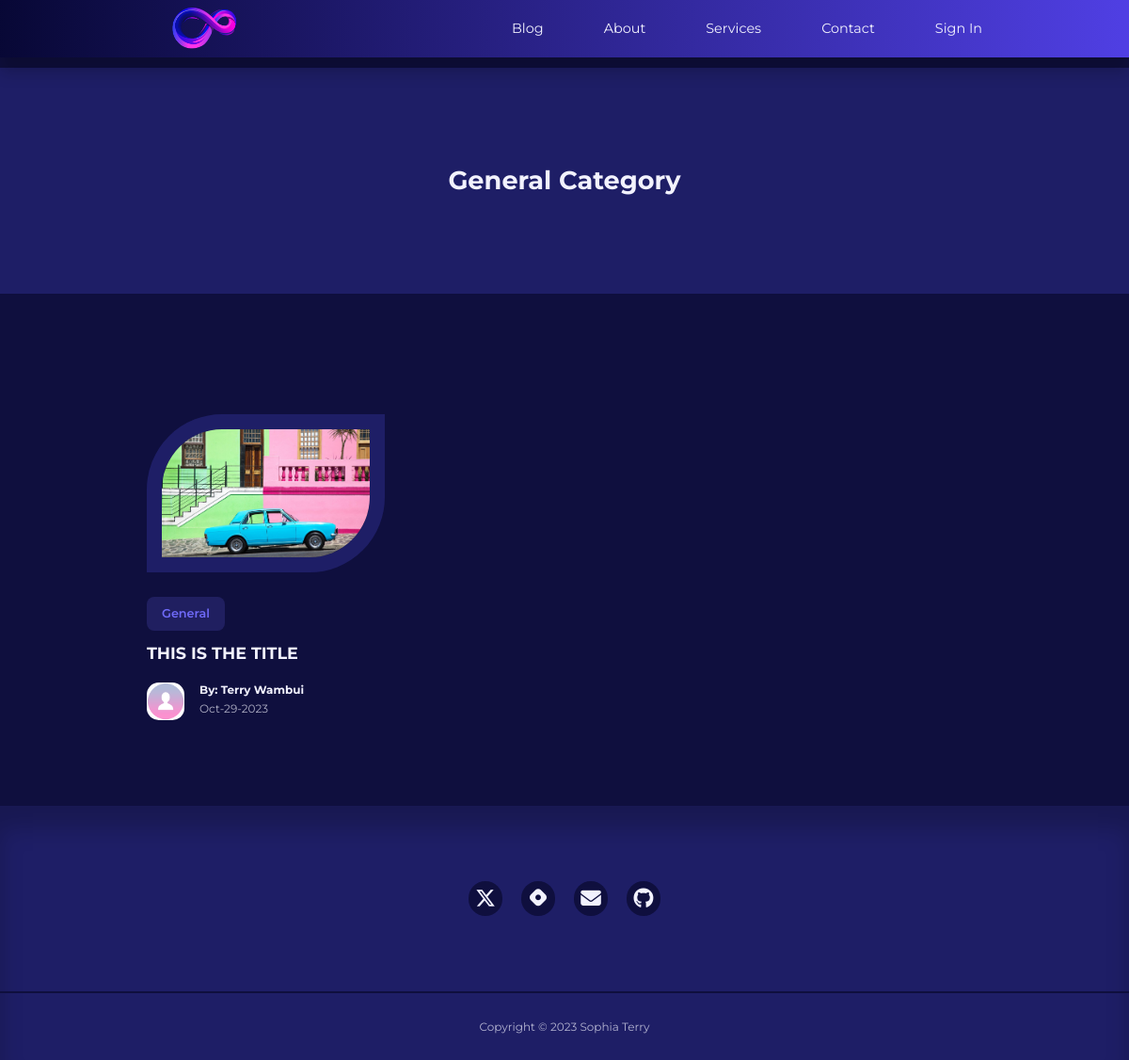
Page /category/General on the earlier database version.
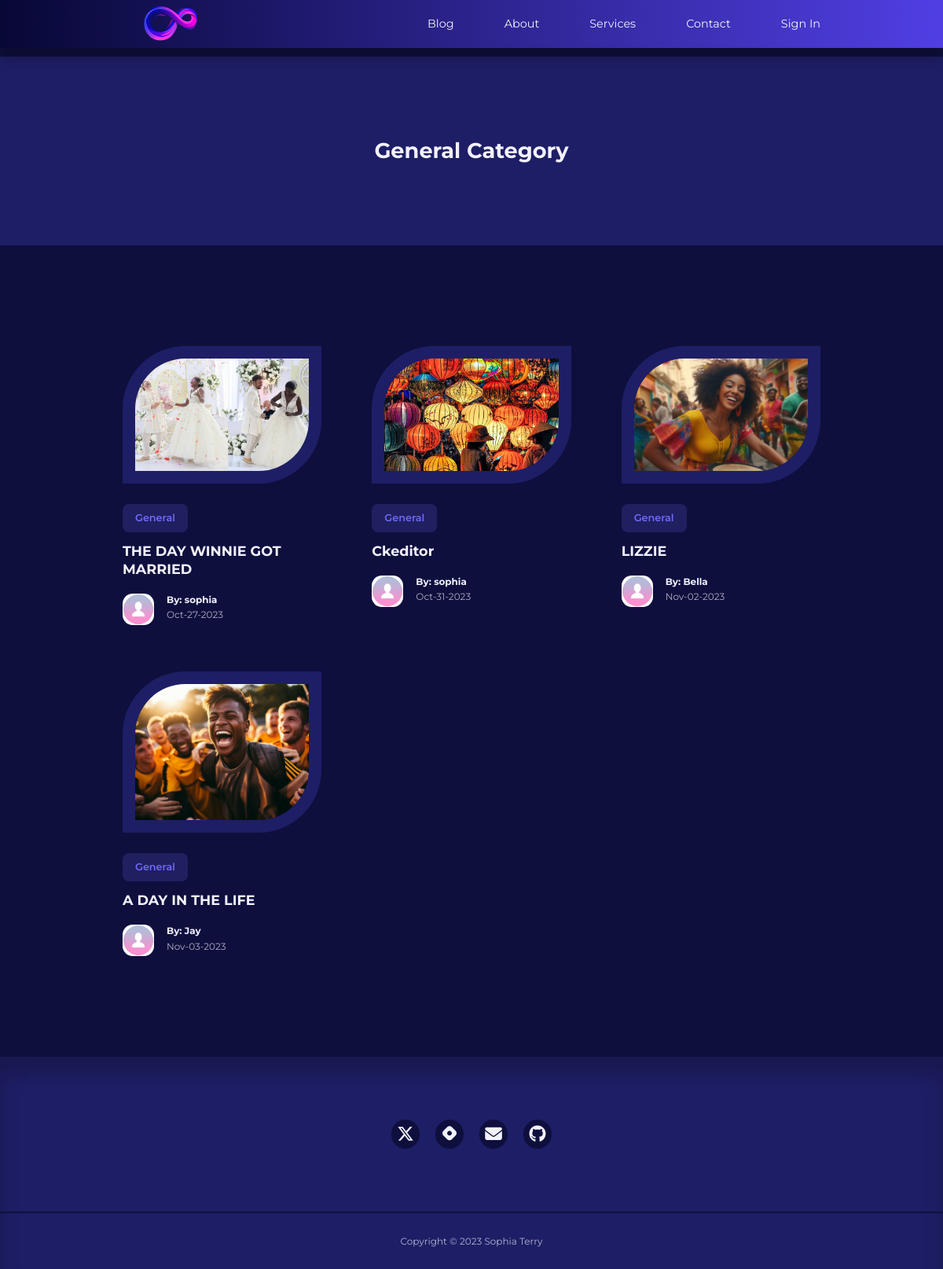
Same page on the later database version.
### app/models.py (models this page shows, shortened)
class Post(db.Model):
    id = db.Column(db.Integer, primary_key=True)
    title = db.Column(db.String(120))
    content = db.Column(db.Text)
    image = db.Column(db.String(120), nullable=True)
    timestamp = db.Column(db.DateTime, index=True, default=datetime.utcnow)
    user_id = db.Column(db.Integer, db.ForeignKey('user.id', name='fk_user_id'))
    category_id = db.Column(db.Integer, db.ForeignKey('category.id', name='fk_category_id'))
    category = db.relationship('Category', backref=db.backref('posts', lazy=True))

class Category(db.Model):
    id = db.Column(db.Integer, primary_key=True)
    name = db.Column(db.String(20), unique=True, nullable=False)

class User(UserMixin, db.Model):
    id = db.Column(db.Integer, primary_key=True)
    username = db.Column(db.String(100), index=True, unique=True)
    email = db.Column(db.String(120), index=True, unique=True)
    password_hash = db.Column(db.String(128))
    picture = db.Column(db.String(120), nullable=True)
    posts = db.relationship('Post', backref='author', lazy='dynamic')
    about_me = db.Column(db.String(140))
    last_seen = db.Column(db.DateTime, default=datetime.utcnow)
    followed = db.relationship(
        'User', secondary=followers,
        primaryjoin=(followers.c.follower_id == id),
        secondaryjoin=(followers.c.followed_id == id),
        backref=db.backref('followers', lazy='dynamic'), lazy='dynamic'
    )

### app/routes.py (the view)
@app.route('/category/<category_name>')
def category(category_name):
    category_posts = Post.query.filter(Post.category.has(name=category_name)).all()
    authors = [post.author for post in category_posts]
    return render_template('category.html', category_name=category_name, category_posts=category_posts, authors=authors)

### app/routes.py (called while the page is built)
@app.before_request
def before_request():
    if current_user.is_authenticated:
        current_user.last_seen = datetime.utcnow()
        db.session.commit()

### app/templates/category.html
{% extends "base.html" %}
{% block content %}
 <header class="category__title">
        <h2>{{ category_name }} Category</h2>
</header>
  <section class="posts">
    <div class="container posts__container">
        {% for post in category_posts %}
            <article class="post">
            <div class="post__thumbnail">
                {% if post.image %}
                <img src="{{ url_for('static', filename='images/' + post.image) }}" alt="Post Image">
                {% else %}
                <img src="{{ url_for('static', filename='/images/blog18.jpg') }}" alt="Default Image">
                {% endif %}
            </div>
            <div class="post__info">
                <a href="{{ url_for('category', category_name=post.category.name) }}" class="category__button">{{ post.category.name}}</a>
                <h3 class="post__title"><a href="{{ url_for('single_post', post_id=post.id) }}">{{ post.title }}</a></h3>
                    <div class="post__author">
                        <div class="post__author-avator">
                            {% set author = authors[loop.index0] %}
                            {% if current_user.is_authenticated %}
                            <img src="{{ url_for('static', filename='images/' + author.picture) }}" alt="avatar">
                            {% else %}
                            <img src="{{ url_for('static', filename='/images/default_profile_pc.png') }}" alt="Default Image">
                            {% endif %}
                        </div>
                            <div class="post__author-info">
                            <a href="{{ url_for('user', username=post.author.username) }}">
                            <h5>By: {{post.author.username }}</h5></a>
                            <small> {{ post.timestamp.strftime('%b-%d-%Y') }}</small>
                        </div>
                    </div>
                </div>
        </article>
        {% endfor %}
    </div>
</section>
{% endblock %}

Differences in the rows shown:
no longer on this page (row edited): Post: image (picture), category.name "General", title "THIS IS THE TITLE", author.username "Terry Wambui", timestamp "Oct-29-2023"
now on this page (row edited): Post: image (picture), category.name "General", title "THE DAY WINNIE GOT MARRIED", author.username "sophia", timestamp "Oct-27-2023"
added Post: image (picture), category.name "General", title "Ckeditor", author.username "sophia", timestamp "Oct-31-2023"
added Post: image (picture), category.name "General", title "LIZZIE", author.username "Bella", timestamp "Nov-02-2023"
added Post: image (picture), category.name "General", title "A DAY IN THE LIFE", author.username "Jay", timestamp "Nov-03-2023"
